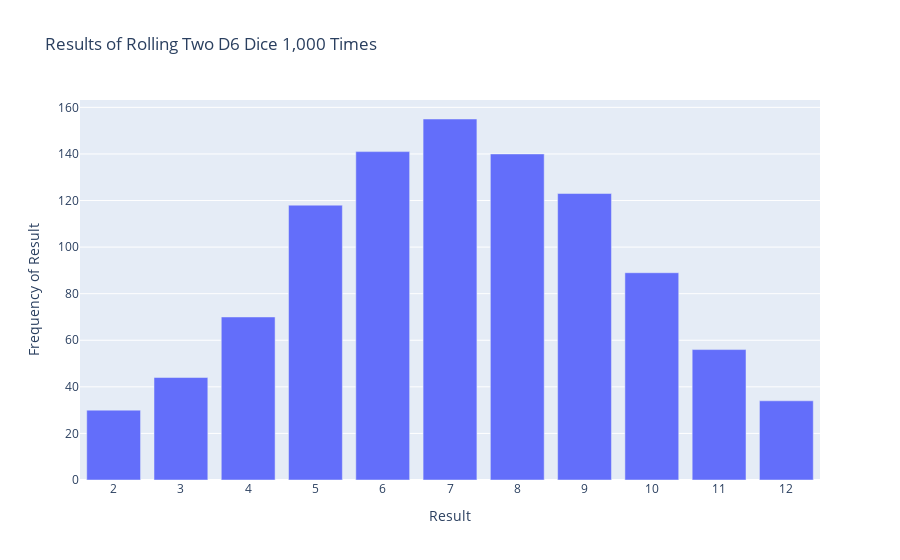

Source (notebook cell):
### Code cell
# die_visual.py

import plotly.express as px
# from die import Die

# Create a D6.
# die = Die()

# Create two D6 dice
die_1 = Die()
die_2 = Die()

# Make some rolls, and store results in a list.
results = []

for roll_num in range(1000):
    result = die_1.roll() + die_2.roll()
    results.append(result)

# print(results)

# Analyze the results.
frequencies = []
max_result = die_1.num_sides + die_2.num_sides
poss_results = range(2, max_result+1)

for value in poss_results:
    frequency = results.count(value)
    frequencies.append(frequency)

# print(frequencies)

# Visualize the results.
title = "Results of Rolling Two D6 Dice 1,000 Times"
labels = {'x': 'Result', 'y': 'Frequency of Result'}
fig = px.bar(x=poss_results, y=frequencies, title=title, labels=labels)

# Further customize chart
fig.update_layout(xaxis_dtick=1)

fig.show()

### Figure 1 — Plotly figure (JSON) as saved in the notebook; plotly's stock layout.template omitted (floating-point values rounded to 4 significant figures)
{"data": [{"alignmentgroup": "True", "hovertemplate": "Result=%{x}<br>Frequency of Result=%{y}<extra></extra>", "legendgroup": "", "marker": {"color": "#636efa", "pattern": {"shape": ""}}, "name": "", "offsetgroup": "", "orientation": "v", "showlegend": false, "textposition": "auto", "type": "bar", "x": [2, 3, 4, 5, 6, 7, 8, 9, 10, 11, 12], "xaxis": "x", "y": [30, 44, 70, 118, 141, 155, 140, 123, 89, 56, 34], "yaxis": "y"}], "layout": {"barmode": "relative", "legend": {"tracegroupgap": 0}, "title": {"text": "Results of Rolling Two D6 Dice 1,000 Times"}, "xaxis": {"anchor": "y", "domain": [0, 1], "dtick": 1, "title": {"text": "Result"}}, "yaxis": {"anchor": "x", "domain": [0, 1], "title": {"text": "Frequency of Result"}}}}
